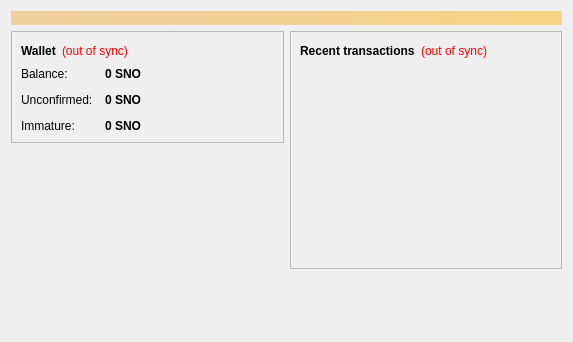
<?xml version="1.0" encoding="UTF-8"?>
<ui version="4.0">
 <class>OverviewPage</class>
 <widget class="QWidget" name="OverviewPage">
  <property name="geometry">
   <rect>
    <x>0</x>
    <y>0</y>
    <width>573</width>
    <height>342</height>
   </rect>
  </property>
  <property name="windowTitle">
   <string>Form</string>
  </property>
  <layout class="QVBoxLayout" name="topLayout">
   <item>
    <widget class="QLabel" name="labelAlerts">
     <property name="visible">
      <bool>false</bool>
     </property>
     <property name="styleSheet">
      <string notr="true">background-color: qlineargradient(x1: 0, y1: 0, x2: 1, y2: 0, stop:0 #F0D0A0, stop:1 #F8D488); color:#000000;</string>
     </property>
     <property name="wordWrap">
      <bool>true</bool>
     </property>
     <property name="margin">
      <number>3</number>
     </property>
    </widget>
   </item>
   <item>
    <layout class="QHBoxLayout" name="horizontalLayout" stretch="1,1">
     <item>
      <layout class="QVBoxLayout" name="verticalLayout_2">
       <item>
        <widget class="QFrame" name="frame">
         <property name="frameShape">
          <enum>QFrame::StyledPanel</enum>
         </property>
         <property name="frameShadow">
          <enum>QFrame::Raised</enum>
         </property>
         <layout class="QVBoxLayout" name="verticalLayout_4">
          <item>
           <layout class="QHBoxLayout" name="horizontalLayout_4">
            <item>
             <widget class="QLabel" name="label_5">
              <property name="font">
               <font>
                <weight>75</weight>
                <bold>true</bold>
               </font>
              </property>
              <property name="text">
               <string>Wallet</string>
              </property>
             </widget>
            </item>
            <item>
             <widget class="QLabel" name="labelWalletStatus">
              <property name="toolTip">
               <string>The displayed information may be out of date. Your wallet automatically synchronizes with the SNO network after a connection is established, but this process has not completed yet.</string>
              </property>
              <property name="styleSheet">
               <string notr="true">QLabel { color: red; }</string>
              </property>
              <property name="text">
               <string notr="true">(out of sync)</string>
              </property>
              <property name="alignment">
               <set>Qt::AlignLeading|Qt::AlignLeft|Qt::AlignVCenter</set>
              </property>
             </widget>
            </item>
            <item>
             <spacer name="horizontalSpacer_2">
              <property name="orientation">
               <enum>Qt::Horizontal</enum>
              </property>
              <property name="sizeHint" stdset="0">
               <size>
                <width>40</width>
                <height>20</height>
               </size>
              </property>
             </spacer>
            </item>
           </layout>
          </item>
          <item>
           <layout class="QFormLayout" name="formLayout_2">
            <property name="fieldGrowthPolicy">
             <enum>QFormLayout::AllNonFixedFieldsGrow</enum>
            </property>
            <property name="horizontalSpacing">
             <number>12</number>
            </property>
            <property name="verticalSpacing">
             <number>12</number>
            </property>
            <item row="0" column="0">
             <widget class="QLabel" name="label">
              <property name="text">
               <string>Balance:</string>
              </property>
             </widget>
            </item>
            <item row="0" column="1">
             <widget class="QLabel" name="labelBalance">
              <property name="font">
               <font>
                <weight>75</weight>
                <bold>true</bold>
               </font>
              </property>
              <property name="cursor">
               <cursorShape>IBeamCursor</cursorShape>
              </property>
              <property name="toolTip">
               <string>Your current balance</string>
              </property>
              <property name="text">
               <string notr="true">0 SNO</string>
              </property>
              <property name="textInteractionFlags">
               <set>Qt::LinksAccessibleByMouse|Qt::TextSelectableByKeyboard|Qt::TextSelectableByMouse</set>
              </property>
             </widget>
            </item>
            <item row="1" column="0">
             <widget class="QLabel" name="label_3">
              <property name="text">
               <string>Unconfirmed:</string>
              </property>
             </widget>
            </item>
            <item row="1" column="1">
             <widget class="QLabel" name="labelUnconfirmed">
              <property name="font">
               <font>
                <weight>75</weight>
                <bold>true</bold>
               </font>
              </property>
              <property name="cursor">
               <cursorShape>IBeamCursor</cursorShape>
              </property>
              <property name="toolTip">
               <string>Total of transactions that have yet to be confirmed, and do not yet count toward the current balance</string>
              </property>
              <property name="text">
               <string notr="true">0 SNO</string>
              </property>
              <property name="textInteractionFlags">
               <set>Qt::LinksAccessibleByMouse|Qt::TextSelectableByKeyboard|Qt::TextSelectableByMouse</set>
              </property>
             </widget>
            </item>
            <item row="2" column="0">
             <widget class="QLabel" name="labelImmatureText">
              <property name="text">
               <string>Immature:</string>
              </property>
             </widget>
            </item>
            <item row="2" column="1">
             <widget class="QLabel" name="labelImmature">
              <property name="font">
               <font>
                <weight>75</weight>
                <bold>true</bold>
               </font>
              </property>
              <property name="toolTip">
               <string>Mined balance that has not yet matured</string>
              </property>
              <property name="text">
               <string notr="true">0 SNO</string>
              </property>
              <property name="textInteractionFlags">
               <set>Qt::LinksAccessibleByMouse|Qt::TextSelectableByKeyboard|Qt::TextSelectableByMouse</set>
              </property>
             </widget>
            </item>
           </layout>
          </item>
         </layout>
        </widget>
       </item>
       <item>
        <spacer name="verticalSpacer">
         <property name="orientation">
          <enum>Qt::Vertical</enum>
         </property>
         <property name="sizeHint" stdset="0">
          <size>
           <width>20</width>
           <height>40</height>
          </size>
         </property>
        </spacer>
       </item>
      </layout>
     </item>
     <item>
      <layout class="QVBoxLayout" name="verticalLayout_3">
       <item>
        <widget class="QFrame" name="frame_2">
         <property name="frameShape">
          <enum>QFrame::StyledPanel</enum>
         </property>
         <property name="frameShadow">
          <enum>QFrame::Raised</enum>
         </property>
         <layout class="QVBoxLayout" name="verticalLayout">
          <item>
           <layout class="QHBoxLayout" name="horizontalLayout_2">
            <item>
             <widget class="QLabel" name="label_4">
              <property name="text">
               <string>&lt;b&gt;Recent transactions&lt;/b&gt;</string>
              </property>
             </widget>
            </item>
            <item>
             <widget class="QLabel" name="labelTransactionsStatus">
              <property name="toolTip">
               <string>The displayed information may be out of date. Your wallet automatically synchronizes with the SNO network after a connection is established, but this process has not completed yet.</string>
              </property>
              <property name="styleSheet">
               <string notr="true">QLabel { color: red; }</string>
              </property>
              <property name="text">
               <string notr="true">(out of sync)</string>
              </property>
              <property name="alignment">
               <set>Qt::AlignRight|Qt::AlignTrailing|Qt::AlignVCenter</set>
              </property>
             </widget>
            </item>
            <item>
             <spacer name="horizontalSpacer">
              <property name="orientation">
               <enum>Qt::Horizontal</enum>
              </property>
              <property name="sizeHint" stdset="0">
               <size>
                <width>40</width>
                <height>20</height>
               </size>
              </property>
             </spacer>
            </item>
           </layout>
          </item>
          <item>
           <widget class="QListView" name="listTransactions">
            <property name="styleSheet">
             <string notr="true">QListView { background: transparent; }</string>
            </property>
            <property name="frameShape">
             <enum>QFrame::NoFrame</enum>
            </property>
            <property name="verticalScrollBarPolicy">
             <enum>Qt::ScrollBarAlwaysOff</enum>
            </property>
            <property name="horizontalScrollBarPolicy">
             <enum>Qt::ScrollBarAlwaysOff</enum>
            </property>
            <property name="selectionMode">
             <enum>QAbstractItemView::NoSelection</enum>
            </property>
           </widget>
          </item>
         </layout>
        </widget>
       </item>
       <item>
        <spacer name="verticalSpacer_2">
         <property name="orientation">
          <enum>Qt::Vertical</enum>
         </property>
         <property name="sizeHint" stdset="0">
          <size>
           <width>20</width>
           <height>40</height>
          </size>
         </property>
        </spacer>
       </item>
      </layout>
     </item>
    </layout>
   </item>
  </layout>
 </widget>
 <resources/>
 <connections/>
</ui>
